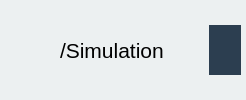
                 <widget class="QFrame" name="Header_4">
                  
         
                  <property name="styleSheet">
                   
          
                   <string notr="true">background-color: rgb(236, 240, 241);</string>
                   
         
                  </property>
                  
         
                  <layout class="QHBoxLayout" name="horizontalLayout_6">
                   
          
                   <property name="spacing">
                    
           
                    <number>5</number>
                    
          
                   </property>
                   
          
                   <property name="leftMargin">
                    
           
                    <number>5</number>
                    
          
                   </property>
                   
          
                   <property name="topMargin">
                    
           
                    <number>5</number>
                    
          
                   </property>
                   
          
                   <property name="rightMargin">
                    
           
                    <number>5</number>
                    
          
                   </property>
                   
          
                   <property name="bottomMargin">
                    
           
                    <number>5</number>
                    
          
                   </property>
                   
          
                   <item>
                    
           
                    <widget class="QLabel" name="m_icon_label_4">
                     
            
                     <property name="minimumSize">
                      
             
                      <size>
                       
              
                       <width>50</width>
                       
              
                       <height>50</height>
                       
             
                      </size>
                      
            
                     </property>
                     
            
                     <property name="maximumSize">
                      
             
                      <size>
                       
              
                       <width>50</width>
                       
              
                       <height>50</height>
                       
             
                      </size>
                      
            
                     </property>
                     
            
                     <property name="baseSize">
                      
             
                      <size>
                       
              
                       <width>100</width>
                       
              
                       <height>100</height>
                       
             
                      </size>
                      
            
                     </property>
                     
            
                     <property name="text">
                      
             
                      <string/>
                      
            
                     </property>
                     
            
                     <property name="pixmap">
                      
             
                      <pixmap resource="../resource.qrc">:/icon/Image/Logo-AI.png</pixmap>
                      
            
                     </property>
                     
            
                     <property name="scaledContents">
                      
             
                      <bool>true</bool>
                      
            
                     </property>
                     
           
                    </widget>
                    
          
                   </item>
                   
          
                   <item>
                    
           
                    <widget class="QLabel" name="simulation_label">
                     
            
                     <property name="font">
                      
             
                      <font>
                       
              
                       <family>Segoe UI</family>
                       
              
                       <pointsize>16</pointsize>
                       
             
                      </font>
                      
            
                     </property>
                     
            
                     <property name="text">
                      
             
                      <string>/Simulation</string>
                      
            
                     </property>
                     
           
                    </widget>
                    
          
                   </item>
                   
          
                   <item>
                    
           
                    <spacer name="horizontalSpacer_6">
                     
            
                     <property name="orientation">
                      
             
                      <enum>Qt::Horizontal</enum>
                      
            
                     </property>
                     
            
                     <property name="sizeHint" stdset="0">
                      
             
                      <size>
                       
              
                       <width>40</width>
                       
              
                       <height>20</height>
                       
             
                      </size>
                      
            
                     </property>
                     
           
                    </spacer>
                    
          
                   </item>
                   
          
                   <item>
                    
           
                    <widget class="QPushButton" name="m_simulation_back_icon">
                     
            
                     <property name="styleSheet">
                      
             
                      <string notr="true">background-color: rgb(44, 62, 80);
 border-width:1px;
 border-radius:50px;
 border-color: red;
 max-width:50px;
 max-height:50px;</string>
                      
            
                     </property>
                     
            
                     <property name="text">
                      
             
                      <string/>
                      
            
                     </property>
                     
            
                     <property name="icon">
                      
             
                      <iconset resource="../resource.qrc">
                       
              
                       <normaloff>:/icon/Image/icon/back_icon.png</normaloff>
                       :/icon/Image/icon/back_icon.png
                      </iconset>
                      
            
                     </property>
                     
            
                     <property name="iconSize">
                      
             
                      <size>
                       
              
                       <width>50</width>
                       
              
                       <height>50</height>
                       
             
                      </size>
                      
            
                     </property>
                     
           
                    </widget>
                    
          
                   </item>
                   
         
                  </layout>
                  
        
                 </widget>
